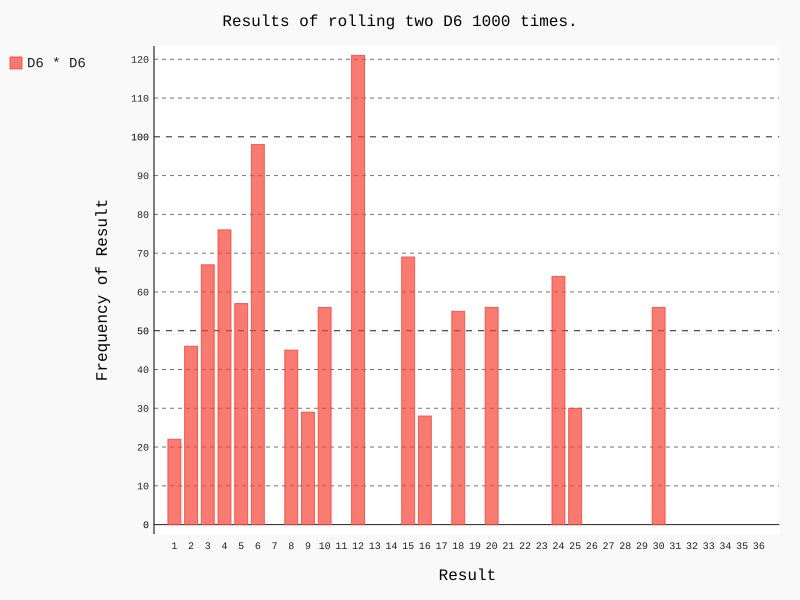

The script that drew this image:
import pygal
from die import Die

# 创建两个D6
die_1 = Die()
die_2 = Die()

# 掷几次骰子，并将结果存储在一个列表中
results = []
for roll_num in range(1000):
    result = die_1.roll() * die_2.roll()
    results.append(result)

frequencies = []
max_result = die_1.num_sides * die_2.num_sides
for value in range(1, max_result):
    frequency = results.count(value)
    frequencies.append(frequency)

# 对结果进行可视化
hist = pygal.Bar()

hist.title = "Results of rolling two D6 1000 times."
hist.x_labels = [str(i) for i in range(1, 37)]
hist.x_title = "Result"
hist.y_title = "Frequency of Result"

hist.add("D6 * D6", frequencies)
hist.render_to_file('practice_15-9.svg')
